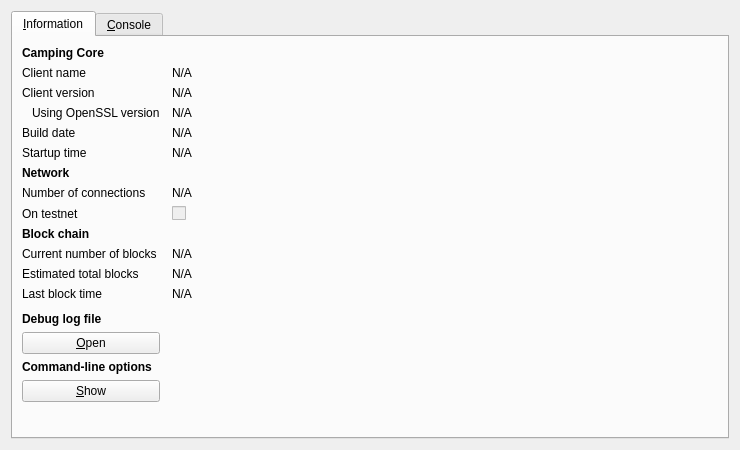
<?xml version="1.0" encoding="UTF-8"?>
<ui version="4.0">
 <class>RPCConsole</class>
 <widget class="QDialog" name="RPCConsole">
  <property name="geometry">
   <rect>
    <x>0</x>
    <y>0</y>
    <width>740</width>
    <height>450</height>
   </rect>
  </property>
  <property name="windowTitle">
   <string>Camping - Debug window</string>
  </property>
  <layout class="QVBoxLayout" name="verticalLayout_2">
   <item>
    <widget class="QTabWidget" name="tabWidget">
     <property name="currentIndex">
      <number>0</number>
     </property>
     <widget class="QWidget" name="tab_info">
      <attribute name="title">
       <string>&amp;Information</string>
      </attribute>
      <layout class="QGridLayout" name="gridLayout" columnstretch="0,1">
       <property name="horizontalSpacing">
        <number>12</number>
       </property>
       <item row="0" column="0">
        <widget class="QLabel" name="label_9">
         <property name="font">
          <font>
           <weight>75</weight>
           <bold>true</bold>
          </font>
         </property>
         <property name="text">
          <string>Camping Core</string>
         </property>
        </widget>
       </item>
       <item row="1" column="0">
        <widget class="QLabel" name="label_5">
         <property name="text">
          <string>Client name</string>
         </property>
        </widget>
       </item>
       <item row="1" column="1">
        <widget class="QLabel" name="clientName">
         <property name="cursor">
          <cursorShape>IBeamCursor</cursorShape>
         </property>
         <property name="text">
          <string>N/A</string>
         </property>
         <property name="textFormat">
          <enum>Qt::PlainText</enum>
         </property>
         <property name="textInteractionFlags">
          <set>Qt::LinksAccessibleByMouse|Qt::TextSelectableByKeyboard|Qt::TextSelectableByMouse</set>
         </property>
        </widget>
       </item>
       <item row="2" column="0">
        <widget class="QLabel" name="label_6">
         <property name="text">
          <string>Client version</string>
         </property>
        </widget>
       </item>
       <item row="2" column="1">
        <widget class="QLabel" name="clientVersion">
         <property name="cursor">
          <cursorShape>IBeamCursor</cursorShape>
         </property>
         <property name="text">
          <string>N/A</string>
         </property>
         <property name="textFormat">
          <enum>Qt::PlainText</enum>
         </property>
         <property name="textInteractionFlags">
          <set>Qt::LinksAccessibleByMouse|Qt::TextSelectableByKeyboard|Qt::TextSelectableByMouse</set>
         </property>
        </widget>
       </item>
       <item row="3" column="0">
        <widget class="QLabel" name="label_14">
         <property name="text">
          <string>Using OpenSSL version</string>
         </property>
         <property name="indent">
          <number>10</number>
         </property>
        </widget>
       </item>
       <item row="3" column="1">
        <widget class="QLabel" name="openSSLVersion">
         <property name="cursor">
          <cursorShape>IBeamCursor</cursorShape>
         </property>
         <property name="text">
          <string>N/A</string>
         </property>
         <property name="textFormat">
          <enum>Qt::PlainText</enum>
         </property>
         <property name="textInteractionFlags">
          <set>Qt::LinksAccessibleByMouse|Qt::TextSelectableByKeyboard|Qt::TextSelectableByMouse</set>
         </property>
        </widget>
       </item>
       <item row="4" column="0">
        <widget class="QLabel" name="label_12">
         <property name="text">
          <string>Build date</string>
         </property>
        </widget>
       </item>
       <item row="4" column="1">
        <widget class="QLabel" name="buildDate">
         <property name="cursor">
          <cursorShape>IBeamCursor</cursorShape>
         </property>
         <property name="text">
          <string>N/A</string>
         </property>
         <property name="textFormat">
          <enum>Qt::PlainText</enum>
         </property>
         <property name="textInteractionFlags">
          <set>Qt::LinksAccessibleByMouse|Qt::TextSelectableByKeyboard|Qt::TextSelectableByMouse</set>
         </property>
        </widget>
       </item>
       <item row="5" column="0">
        <widget class="QLabel" name="label_13">
         <property name="text">
          <string>Startup time</string>
         </property>
        </widget>
       </item>
       <item row="5" column="1">
        <widget class="QLabel" name="startupTime">
         <property name="cursor">
          <cursorShape>IBeamCursor</cursorShape>
         </property>
         <property name="text">
          <string>N/A</string>
         </property>
         <property name="textFormat">
          <enum>Qt::PlainText</enum>
         </property>
         <property name="textInteractionFlags">
          <set>Qt::LinksAccessibleByMouse|Qt::TextSelectableByKeyboard|Qt::TextSelectableByMouse</set>
         </property>
        </widget>
       </item>
       <item row="6" column="0">
        <widget class="QLabel" name="label_11">
         <property name="font">
          <font>
           <weight>75</weight>
           <bold>true</bold>
          </font>
         </property>
         <property name="text">
          <string>Network</string>
         </property>
        </widget>
       </item>
       <item row="7" column="0">
        <widget class="QLabel" name="label_7">
         <property name="text">
          <string>Number of connections</string>
         </property>
        </widget>
       </item>
       <item row="7" column="1">
        <widget class="QLabel" name="numberOfConnections">
         <property name="cursor">
          <cursorShape>IBeamCursor</cursorShape>
         </property>
         <property name="text">
          <string>N/A</string>
         </property>
         <property name="textFormat">
          <enum>Qt::PlainText</enum>
         </property>
         <property name="textInteractionFlags">
          <set>Qt::LinksAccessibleByMouse|Qt::TextSelectableByKeyboard|Qt::TextSelectableByMouse</set>
         </property>
        </widget>
       </item>
       <item row="8" column="0">
        <widget class="QLabel" name="label_8">
         <property name="text">
          <string>On testnet</string>
         </property>
        </widget>
       </item>
       <item row="8" column="1">
        <widget class="QCheckBox" name="isTestNet">
         <property name="enabled">
          <bool>false</bool>
         </property>
         <property name="text">
          <string/>
         </property>
        </widget>
       </item>
       <item row="9" column="0">
        <widget class="QLabel" name="label_10">
         <property name="font">
          <font>
           <weight>75</weight>
           <bold>true</bold>
          </font>
         </property>
         <property name="text">
          <string>Block chain</string>
         </property>
        </widget>
       </item>
       <item row="10" column="0">
        <widget class="QLabel" name="label_3">
         <property name="text">
          <string>Current number of blocks</string>
         </property>
        </widget>
       </item>
       <item row="10" column="1">
        <widget class="QLabel" name="numberOfBlocks">
         <property name="cursor">
          <cursorShape>IBeamCursor</cursorShape>
         </property>
         <property name="text">
          <string>N/A</string>
         </property>
         <property name="textFormat">
          <enum>Qt::PlainText</enum>
         </property>
         <property name="textInteractionFlags">
          <set>Qt::LinksAccessibleByMouse|Qt::TextSelectableByKeyboard|Qt::TextSelectableByMouse</set>
         </property>
        </widget>
       </item>
       <item row="11" column="0">
        <widget class="QLabel" name="label_4">
         <property name="text">
          <string>Estimated total blocks</string>
         </property>
        </widget>
       </item>
       <item row="11" column="1">
        <widget class="QLabel" name="totalBlocks">
         <property name="cursor">
          <cursorShape>IBeamCursor</cursorShape>
         </property>
         <property name="text">
          <string>N/A</string>
         </property>
         <property name="textFormat">
          <enum>Qt::PlainText</enum>
         </property>
         <property name="textInteractionFlags">
          <set>Qt::LinksAccessibleByMouse|Qt::TextSelectableByKeyboard|Qt::TextSelectableByMouse</set>
         </property>
        </widget>
       </item>
       <item row="12" column="0">
        <widget class="QLabel" name="label_2">
         <property name="text">
          <string>Last block time</string>
         </property>
        </widget>
       </item>
       <item row="12" column="1">
        <widget class="QLabel" name="lastBlockTime">
         <property name="cursor">
          <cursorShape>IBeamCursor</cursorShape>
         </property>
         <property name="text">
          <string>N/A</string>
         </property>
         <property name="textFormat">
          <enum>Qt::PlainText</enum>
         </property>
         <property name="textInteractionFlags">
          <set>Qt::LinksAccessibleByMouse|Qt::TextSelectableByKeyboard|Qt::TextSelectableByMouse</set>
         </property>
        </widget>
       </item>
       <item row="13" column="0">
        <spacer name="verticalSpacer_2">
         <property name="orientation">
          <enum>Qt::Vertical</enum>
         </property>
         <property name="sizeHint" stdset="0">
          <size>
           <width>20</width>
           <height>20</height>
          </size>
         </property>
        </spacer>
       </item>
       <item row="14" column="0">
        <widget class="QLabel" name="labelDebugLogfile">
         <property name="font">
          <font>
           <weight>75</weight>
           <bold>true</bold>
          </font>
         </property>
         <property name="text">
          <string>Debug log file</string>
         </property>
        </widget>
       </item>
       <item row="15" column="0">
        <widget class="QPushButton" name="openDebugLogfileButton">
         <property name="toolTip">
          <string>Open the Camping debug log file from the current data directory. This can take a few seconds for large log files.</string>
         </property>
         <property name="text">
          <string>&amp;Open</string>
         </property>
         <property name="autoDefault">
          <bool>false</bool>
         </property>
        </widget>
       </item>
       <item row="16" column="0">
        <widget class="QLabel" name="labelCLOptions">
         <property name="font">
          <font>
           <weight>75</weight>
           <bold>true</bold>
          </font>
         </property>
         <property name="text">
          <string>Command-line options</string>
         </property>
        </widget>
       </item>
       <item row="17" column="0">
        <widget class="QPushButton" name="showCLOptionsButton">
         <property name="toolTip">
          <string>Show the Camping-Qt help message to get a list with possible Camping command-line options.</string>
         </property>
         <property name="text">
          <string>&amp;Show</string>
         </property>
         <property name="autoDefault">
          <bool>false</bool>
         </property>
        </widget>
       </item>
       <item row="18" column="0">
        <spacer name="verticalSpacer">
         <property name="orientation">
          <enum>Qt::Vertical</enum>
         </property>
         <property name="sizeHint" stdset="0">
          <size>
           <width>20</width>
           <height>40</height>
          </size>
         </property>
        </spacer>
       </item>
      </layout>
     </widget>
     <widget class="QWidget" name="tab_console">
      <attribute name="title">
       <string>&amp;Console</string>
      </attribute>
      <layout class="QVBoxLayout" name="verticalLayout_3">
       <property name="spacing">
        <number>3</number>
       </property>
       <item>
        <widget class="QTextEdit" name="messagesWidget">
         <property name="minimumSize">
          <size>
           <width>0</width>
           <height>100</height>
          </size>
         </property>
         <property name="readOnly">
          <bool>true</bool>
         </property>
         <property name="tabKeyNavigation" stdset="0">
          <bool>false</bool>
         </property>
         <property name="columnCount" stdset="0">
          <number>2</number>
         </property>
        </widget>
       </item>
       <item>
        <layout class="QHBoxLayout" name="horizontalLayout">
         <property name="spacing">
          <number>3</number>
         </property>
         <item>
          <widget class="QLabel" name="label">
           <property name="text">
            <string notr="true">&gt;</string>
           </property>
          </widget>
         </item>
         <item>
          <widget class="QLineEdit" name="lineEdit"/>
         </item>
         <item>
          <widget class="QPushButton" name="clearButton">
           <property name="maximumSize">
            <size>
             <width>24</width>
             <height>24</height>
            </size>
           </property>
           <property name="toolTip">
            <string>Clear console</string>
           </property>
           <property name="text">
            <string/>
           </property>
           <property name="icon">
            <iconset resource="../bitcoin.qrc">
             <normaloff>:/icons/remove</normaloff>:/icons/remove</iconset>
           </property>
           <property name="shortcut">
            <string notr="true">Ctrl+L</string>
           </property>
           <property name="autoDefault">
            <bool>false</bool>
           </property>
          </widget>
         </item>
        </layout>
       </item>
      </layout>
     </widget>
    </widget>
   </item>
  </layout>
 </widget>
 <resources>
  <include location="../bitcoin.qrc"/>
 </resources>
 <connections/>
</ui>
